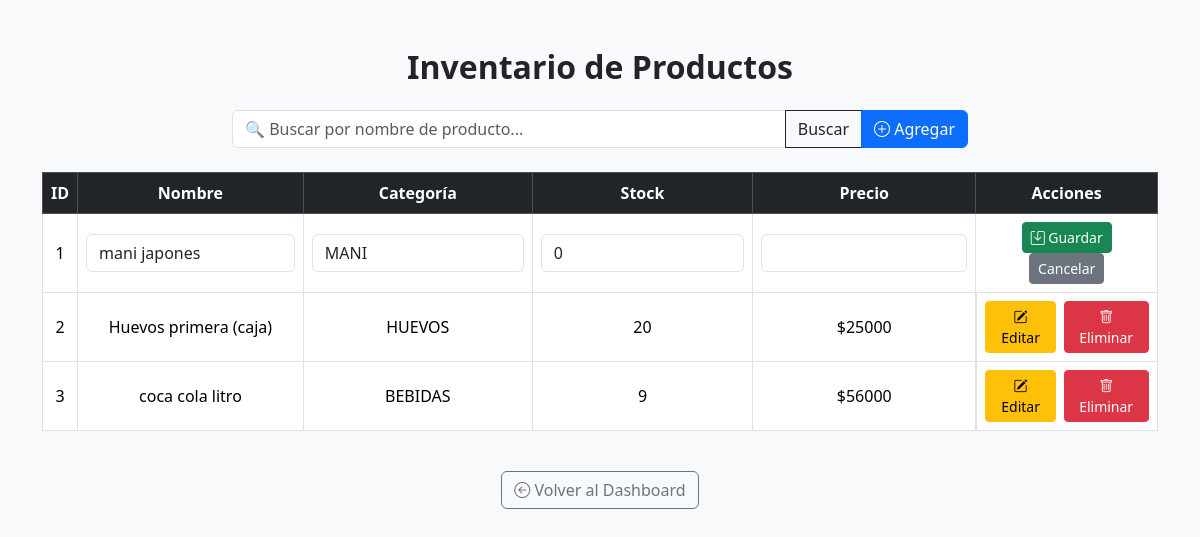
The page /dashboard/inventario/?edit_id=1 on the database its author committed.
### Inventario/models.py (models this page shows, shortened)
class Producto(models.Model):
    nombre = models.CharField(max_length=100)
    categoria = models.CharField(max_length=50)
    stock = models.PositiveIntegerField()
    precio = models.DecimalField(max_digits=10, decimal_places=2)

### Inventario/views.py (the view, shortened to what this page needs)
# urls.py: path('', inventario_view, name='inventario'),
def inventario_view(request):
    editar_id = request.GET.get('edit_id')
    query = request.GET.get('buscar', '')
    productos = Producto.objects.filter(nombre__icontains=query) if query else Producto.objects.all()
    return render(request, 'Inventario/Inventario.html', {
        'productos': productos,
        'editar_id': int(editar_id) if editar_id else None,
        'buscar': query
    })

### Inventario/templates/Inventario/Inventario.html (shortened to what this page needs)
{% load static %}
<!DOCTYPE html>
<html lang="es">
<head>
    <link href="https://cdn.jsdelivr.net/npm/bootstrap@5.3.3/dist/css/bootstrap.min.css" rel="stylesheet">
    <link rel="stylesheet" href="https://cdn.jsdelivr.net/npm/bootstrap-icons@1.10.5/font/bootstrap-icons.css">
</head>
<body class="bg-light">
<div class="container py-5">
    <h2 class="fw-bold mb-4 text-center">Inventario de Productos</h2>
    <div class="row justify-content-center mb-4">
        <div class="col-md-8">
            <form method="get" class="input-group">
                <input type="text" name="buscar" class="form-control" placeholder="🔍 Buscar por nombre de producto..." value="{{ buscar }}">
                <button type="submit" class="btn btn-outline-dark">Buscar</button>
                <button type="button" class="btn btn-primary" data-bs-toggle="modal" data-bs-target="#modalAgregar">
                    <i class="bi bi-plus-circle"></i> Agregar
                </button>
            </form>
        </div>
    </div>
    <div class="table-responsive">
        <table class="table table-hover table-bordered align-middle text-center">
            <thead class="table-dark">
                <tr>
                    <th>ID</th>
                    <th>Nombre</th>
                    <th>Categoría</th>
                    <th>Stock</th>
                    <th>Precio</th>
                    <th>Acciones</th>
                </tr>
            </thead>
            <tbody>
                {% for p in productos %}
                <tr>
                    <form method="post">
                        {% if editar_id == p.id %}
                            <td>{{ p.id }}</td>
                            <td><input name="nombre" class="form-control" value="{{ p.nombre }}"></td>
                            <td><input name="categoria" class="form-control" value="{{ p.categoria }}"></td>
                            <td><input name="stock" type="number" class="form-control" value="{{ p.stock }}"></td>
                            <td><input name="precio" type="number" step="0.01" class="form-control" value="{{ p.precio }}"></td>
                            <td>
                                <button name="guardar" class="btn btn-success btn-sm"><i class="bi bi-save"></i> Guardar</button>
                                <a href="{% url 'inventario' %}" class="btn btn-secondary btn-sm">Cancelar</a>
                            </td>
                        {% else %}
                            <td>{{ p.id }}</td>
                            <td>{{ p.nombre }}</td>
                            <td>{{ p.categoria }}</td>
                            <td>{{ p.stock }}</td>
                            <td>${{ p.precio|floatformat:0 }}</td>
                            <td class="d-flex gap-2 justify-content-center">
                                <a href="?edit_id={{ p.id }}{% if buscar %}&buscar={{ buscar }}{% endif %}" class="btn btn-warning btn-sm"><i class="bi bi-pencil-square"></i> Editar</a>
                                <button name="eliminar" value="{{ p.id }}" class="btn btn-danger btn-sm" onclick="return confirm('¿Eliminar este producto?');">
                                    <i class="bi bi-trash"></i> Eliminar
                                </button>
                            </td>
                        {% endif %}
                    </form>
                </tr>
                {% empty %}
                <tr>
                    <td colspan="6">No hay productos registrados.</td>
                </tr>
                {% endfor %}
            </tbody>
        </table>
    </div>
    <div class="text-center mt-4">
        <a href="{% url 'dashboard' %}" class="btn btn-outline-secondary">
            <i class="bi bi-arrow-left-circle"></i> Volver al Dashboard
        </a>
    </div>
</div>
</body>
</html>

### rows shown on the page
Producto: id "1", nombre "mani japones", categoria "MANI", stock "0"
Producto: id "2", nombre "Huevos primera (caja)", categoria "HUEVOS", stock "20", precio "25000"
Producto: id "3", nombre "coca cola litro", categoria "BEBIDAS", stock "9", precio "56000"
